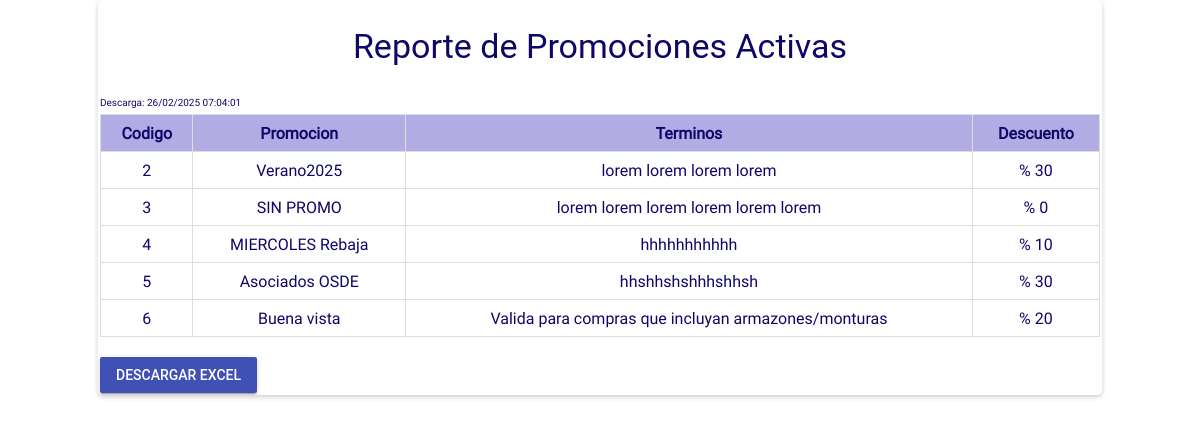
The app's page /SFI-V2-master/Reportes/reportePromociones.php (signed in) with its own data.
### tables this page shows
CREATE TABLE `promociones` (
  `id_promo` int(11) NOT NULL,
  `promo` varchar(50) NOT NULL,
  `terminos` varchar(1000) NOT NULL,
  `valor_descuento` decimal(10,0) NOT NULL,
  `activo` int(11) NOT NULL
);

### SFI-V2-master/Reportes/reportePromociones.php (the view, shortened to what this page needs)
<?php
$MiConexion = ConexionBD();
$SQL = "SELECT p.id_promo as codigo,
               p.promo as nombre,
               p.terminos as terminos,
               p.valor_descuento as descuento
        FROM promociones p
        WHERE p.activo = 1";
$result = $MiConexion->query($SQL);
?>
<!DOCTYPE html>
<html lang="es">
<head>
    <link rel="stylesheet" href="../css/normalize.css">
    <link rel="stylesheet" href="../css/material.min.css">
    <link rel="stylesheet" href="../css/material-design-iconic-font.min.css">
    <link rel="stylesheet" href="../css/main.css">
</head>
<body>
    <div class="reporte">
        <h3>Reporte de Promociones Activas</h3>
<?php echo "<p>Descarga: " . date("d/m/Y H:i:s") . "</p>"; ?>
        <?php if ($result->num_rows > 0): ?>
            <table>
                <thead>
                    <tr>
            <th>Codigo</th>
            <th>Promocion</th>
            <th>Terminos</th>
            <th>Descuento</th>
                    </tr>
                </thead>
                <tbody>
                    <?php while ($row = $result->fetch_assoc()): ?>
                        <tr>
                            <td><?= htmlspecialchars($row['codigo']) ?></td>
                            <td><?= htmlspecialchars($row['nombre']) ?></td>
                            <td><?= htmlspecialchars($row['terminos']) ?></td>
                            <td>% <?= htmlspecialchars($row['descuento']) ?></td>
                        </tr>
                    <?php endwhile; ?>
                </tbody>
            </table>
             <div >
        <br>
        <div>
            <a href="excel_promociones.php" class="mdl-button mdl-js-button mdl-button--raised mdl-button--colored">
    DESCARGAR EXCEL
</a>
        </div>
        <?php endif; ?>
    </div>
</body>
</html>

### SFI-V2-master/css/main.css (style rules this page uses)
:root { --color-text: #3F51B5; --primary-color: #2B2B2C; --acent-color: #DB763B; }
html, body { width: 100%; height: 100%; margin: 0; padding: 0; font-size: 16px; font-family: "RobotoRegular"; position: relative; background-color: blueviolet; }

### SFI-V2-master/Reportes/reportePromociones.php (style rules this page uses)
html { background-color: white; }
body { color: #0F0768; background-color: white; }
.reporte { padding: 2px; border-radius: 5px; margin: auto; box-shadow: 0 2px 5px rgba(0, 0, 0, 0.2); overflow-x: auto; width: 1000px; }
h1, h2, h3 { text-align: center; }
table { table-layout: auto; word-wrap: break-word; width: 100%; border-collapse: collapse; }
th, td { border: 1px solid #ddd; padding: 8px; text-align: center; white-space: normal; word-break: break-word; }
th { background-color: #B1ACE3; }
p { font-size: 10px; margin-bottom: 0px; }

### records on screen
promociones: id_promo "2", promo "Verano2025", terminos "lorem lorem lorem lorem", valor_descuento "30"
promociones: id_promo "3", promo "SIN PROMO", terminos "lorem lorem lorem lorem lorem lorem", valor_descuento "0"
promociones: id_promo "4", promo "MIERCOLES Rebaja", terminos "hhhhhhhhhhh", valor_descuento "10"
promociones: id_promo "5", promo "Asociados OSDE", terminos "hhshhshshhhshhsh", valor_descuento "30"
promociones: id_promo "6", promo "Buena vista", terminos "Valida para compras que incluyan armazones/monturas", valor_descuento "20"
